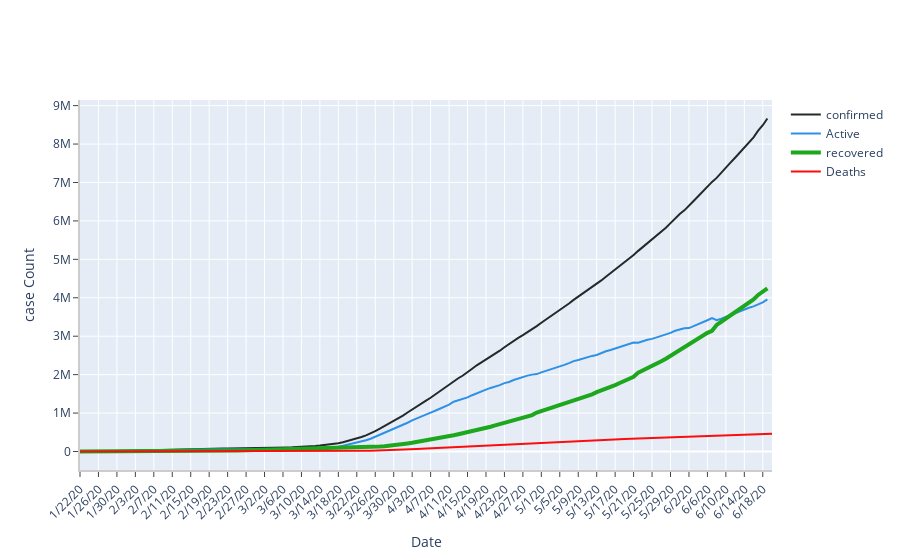

Notebook code cell kept with this figure:
### Code cell
fig2.show()

### Figure 1 — Plotly figure (JSON) as saved in the notebook; plotly's stock layout.template omitted (floating-point values rounded to 4 significant figures; data arrays with more than 128 entries replaced by an {"elided": "..."} marker saying what was removed)
{"data": [{"connectgaps": true, "line": {"color": "#222A2A", "width": 2}, "name": "confirmed", "type": "scatter", "x": {"elided": "150 str values"}, "y": {"elided": "150 int values"}}, {"connectgaps": true, "line": {"color": "#2E91E5", "width": 2}, "name": "Active", "type": "scatter", "x": {"elided": "150 str values"}, "y": {"elided": "150 int values"}}, {"connectgaps": true, "line": {"color": "#1CA71C", "width": 4}, "name": "recovered", "type": "scatter", "x": {"elided": "150 str values"}, "y": {"elided": "150 int values"}}, {"connectgaps": true, "line": {"color": "#FB0D0D", "width": 2}, "name": "Deaths", "type": "scatter", "x": {"elided": "151 str values"}, "y": {"elided": "151 int values"}}], "layout": {"annotations": [{"font": {"color": "rgb(37,37,37)", "family": "Arial", "size": 16}, "showarrow": false, "text": "graph", "x": 0, "xanchor": "left", "xref": "paper", "y": 1.5, "yanchor": "bottom", "yref": "paper"}], "autosize": true, "showlegend": true, "xaxis": {"linecolor": "rgb(204,204,204)", "linewidth": 2, "showgrid": true, "showline": true, "showticklabels": true, "tickangle": -45, "ticks": "outside", "title": {"text": "Date"}}, "yaxis": {"linecolor": "rgb(204,204,204)", "linewidth": 2, "showgrid": true, "showline": true, "showticklabels": true, "ticks": "outside", "title": {"text": "case Count"}}}}
